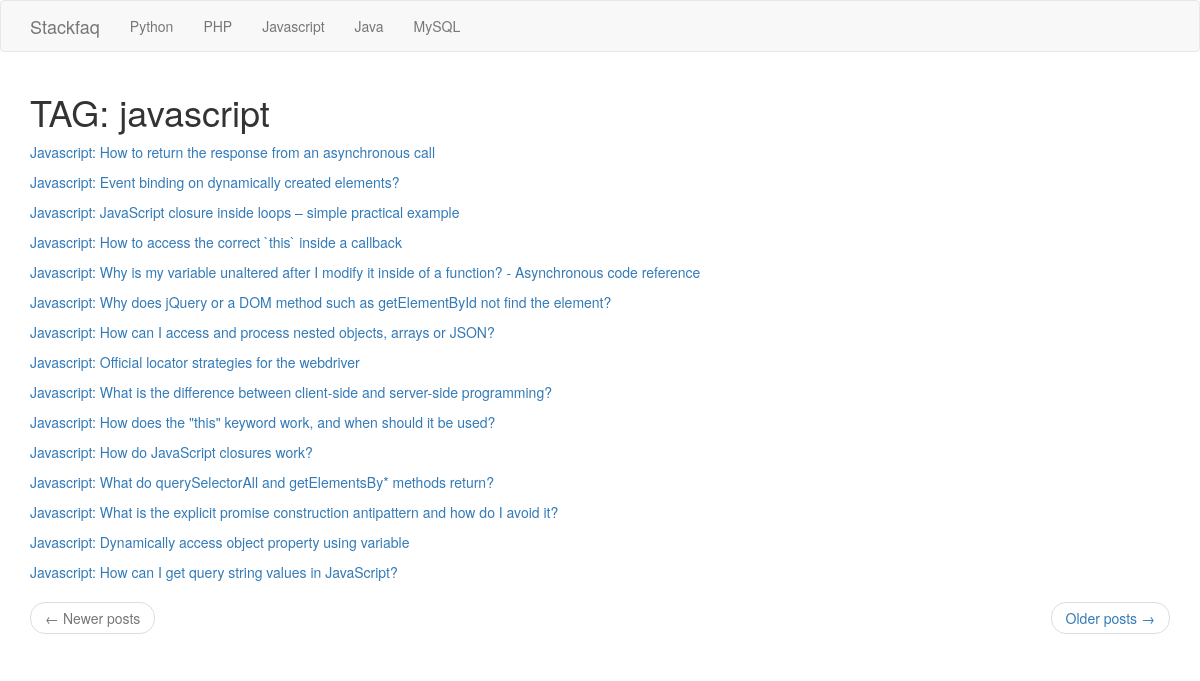
Screenshot of /javascript with the database file from the repository.
### app/models.py (models this page shows, shortened)
class Questions(db.Model):
    id = db.Column(db.Integer, primary_key=True)
    question = db.Column(db.String(255), nullable=False)
    link = db.Column(db.String(100), nullable=False)
    tag = db.Column(db.String(75), nullable=False)

### app/main/routes.py (the view)
@bp.route('/<tag>')
def show_question(tag):
    page = request.args.get('page', 1, type=int)
    questions=models.Questions.query.filter_by(tag=tag).paginate(page, 15, False)
    next_url = url_for('main.index', page=questions.next_num) if questions.has_next else None
    prev_url = url_for('main.index', page=questions.prev_num) if questions.has_prev else None
    return render_template('main/index.html', questions = questions.items, next_url = next_url, prev_url = prev_url)

### app/main/templates/main/index.html
{% extends 'main/base.html' %}
{% block app_content %}
{% if questions %}
    {% if questions %}
        <h1>TAG: {{questions[0].tag}}</h1>
    {% endif %}
        {% for question in questions %}
            <p>
                {% set link = question.link | replace('*','/') %}
                {% set link = link[1:] %}
                {% set id = link.split('/')[1] %}
                {% set ques = link.split('/')[2] %}
                 <a href="{{url_for('main.show_answer', question = ques, id = id )}}">{{ question.tag|title }}: {{question.question}}</a>
            </p>
        {% endfor %}
        <nav aria-label="...">
            <ul class="pager">
                <li class="previous{% if not prev_url %} disabled{% endif %}">
                    <a href="{{ prev_url or '#' }}">
                        <span aria-hidden="true">&larr;</span> Newer posts
                    </a>
                </li>
                <li class="next{% if not next_url %} disabled{% endif %}">
                    <a href="{{ next_url or '#' }}">
                        Older posts <span aria-hidden="true">&rarr;</span>
                    </a>
                </li>
            </ul>
        </nav>
    {% else %}
        <div>
            <h1>There is no question</h1>
        </div>
    {% endif %}
{%endblock%}

### rows the page displays
Questions: tag "javascript", tag "Javascript", question "How to return the response from an asynchronous call"
Questions: tag "Javascript", question "Event binding on dynamically created elements?"
Questions: tag "Javascript", question "JavaScript closure inside loops – simple practical example"
Questions: tag "Javascript", question "How to access the correct `this` inside a callback"
Questions: tag "Javascript", question "Why is my variable unaltered after I modify it inside of a function? - Asynchronous code reference"
Questions: tag "Javascript", question "Why does jQuery or a DOM method such as getElementById not find the element?"
Questions: tag "Javascript", question "How can I access and process nested objects, arrays or JSON?"
Questions: tag "Javascript", question "Official locator strategies for the webdriver"
Questions: tag "Javascript", question "What is the difference between client-side and server-side programming?"
Questions: tag "Javascript", question "How does the \"this\" keyword work, and when should it be used?"
Questions: tag "Javascript", question "How do JavaScript closures work?"
Questions: tag "Javascript", question "What do querySelectorAll and getElementsBy* methods return?"
Questions: tag "Javascript", question "What is the explicit promise construction antipattern and how do I avoid it?"
Questions: tag "Javascript", question "Dynamically access object property using variable"
Questions: tag "Javascript", question "How can I get query string values in JavaScript?"
